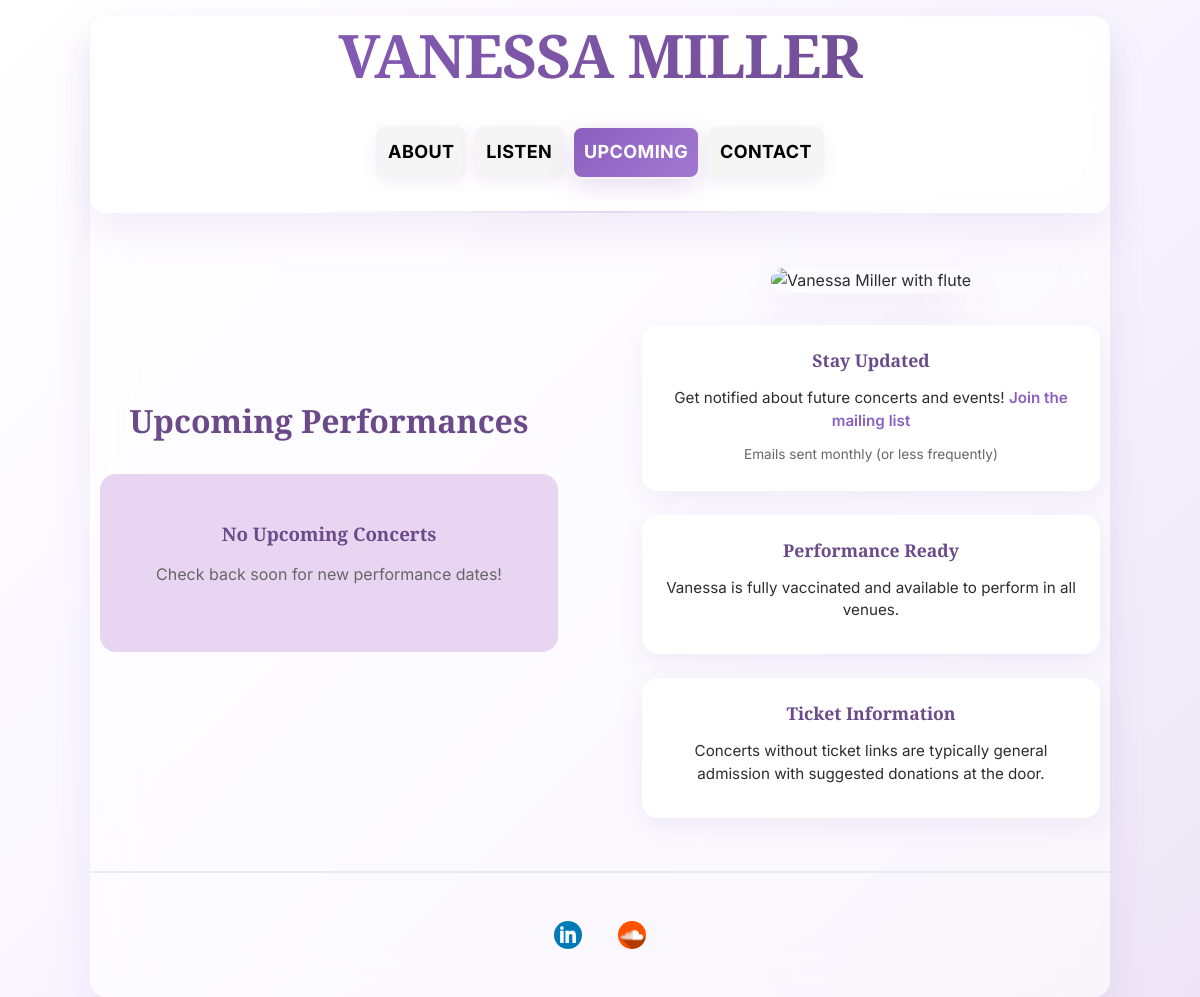
/news, run on an earlier commit of the app's database.
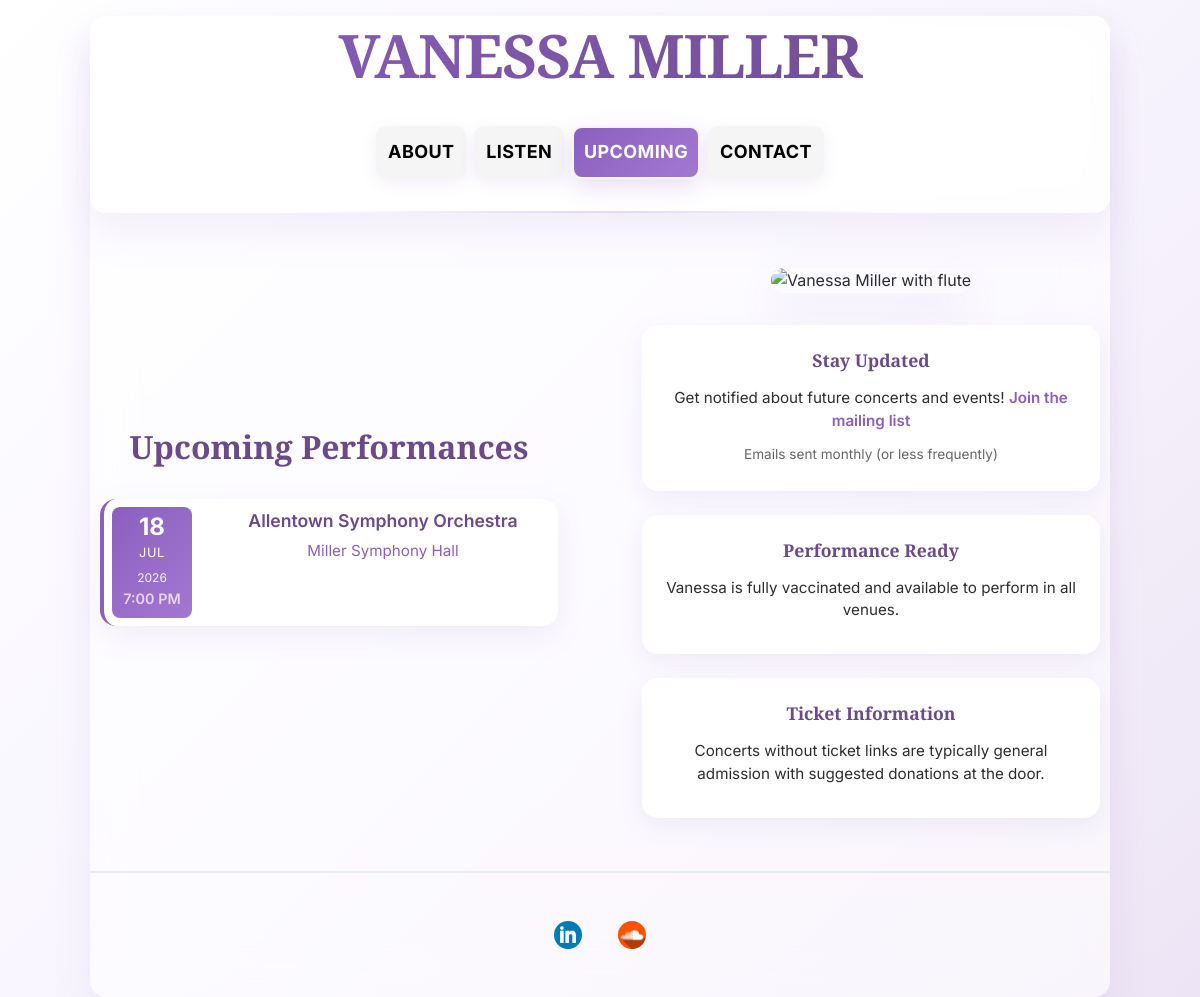
And on a later commit of the database.
### music/models.py (models this page shows)
class Concert(models.Model):
    date = models.DateField(null=False, blank=False)
    time = models.TimeField(null=False, blank=False)
    ensemble = models.ForeignKey("Ensemble", related_name="concerts", on_delete=models.CASCADE)
    venue = models.ForeignKey("Venue", related_name="concerts", on_delete=models.CASCADE)
    ticketLink = models.TextField(null=True, blank=True)
    programNote = models.TextField(null=True, blank=True)

class Ensemble(models.Model):
    name = models.CharField(max_length=255, blank=False, null=False)
    acronym = models.CharField(max_length=255, blank=False, null=False)
    orgLink = models.TextField(null=False, blank=False)

class Venue(models.Model):
    name = models.CharField(max_length=255, blank=False, null=False)
    shortLocation = models.CharField(max_length=255, blank=False, null=False)
    mapLink = models.TextField(null=False, blank=False)

### music/views.py (the view)
# urls.py: path("news", views.music_news, name="music_news"),
def music_news(request):
    context = {
        "breakpoints": settings.IMAGE_BREAKPOINTS,
        "concerts": Concert.objects.filter(date__gte=datetime.today()).order_by("date"),
    }
    return render(request, "music_news.html", context)

### music/templates/music_news.html (shortened to what this page needs)
{% extends "music_base.html" %}
{% load thumbnail %}
{% block page_content %}
<div class="flexContainer newsPage">
    <div class="flexItem newsPageText">
		<h2 class="section-heading-center">Upcoming Performances</h2>
        {% if concerts %}
        <div class="concerts-container">
            {% for c in concerts %}
            <div class="concert-card">
                <div class="concert-date">
                    <div class="date-day">{{ c.date|date:"d" }}</div>
                    <div class="date-month">{{ c.date|date:"M" }}</div>
                    <div class="date-year">{{ c.date|date:"Y" }}</div>
					<div class="concert-time">{{ c.time|date:"g:i A" }}</div>
                </div>
                <div class="concert-details">
                    <div class="concert-ensemble">
                        <a href="{{ c.ensemble.orgLink }}" target="_blank" rel="noopener">
                            {{ c.ensemble.name }}
                        </a>
                    </div>
                    <div class="concert-venue">
                        <a href="{{ c.venue.mapLink }}" target="_blank" rel="noopener">{{ c.venue.name }}</a>
                    </div>
                </div>
            </div>
            {% endfor %}
        </div>
        {% else %}
        <div class="no-concerts-message">
            <h3>No Upcoming Concerts</h3>
            <p>Check back soon for new performance dates!</p>
        </div>
        {% endif %}
    </div>
    <div class="flexItem newsPageImage">
        {% with "music/flute_frontAngled.jpg" as imgPath %}
        <img src="{% thumbnail imgPath '1200' as im %}{{ im.url }}{% endthumbnail %}"
             srcset="
                {% for size in breakpoints %}
                {% thumbnail imgPath size as thumb %}
                {% endthumbnail %}
                {% endfor %}
             "
             class="halfPagePicture"
             alt="Vanessa Miller with flute"
             loading="lazy"/>
        {% endwith %}
		<div class="info-cards">
            <div class="info-card">
                <h3>Stay Updated</h3>
                <p>
                    Get notified about future concerts and events!
                    <a href="http://eepurl.com/iolM3c" target="_blank" rel="noopener" class="signup-link">
                        Join the mailing list
                    </a>
                </p>
                <small>Emails sent monthly (or less frequently)</small>
            </div>
            <div class="info-card">
                <h3>Performance Ready</h3>
                <p>
                    Vanessa is fully vaccinated and available to perform in all venues.
                </p>
            </div>
            <div class="info-card">
                <h3>Ticket Information</h3>
                <p>
                    Concerts without ticket links are typically general admission
                    with suggested donations at the door.
                </p>
            </div>
        </div>
    </div>
</div>
{% endblock %}

### music/templates/music_base.html (shortened to what this page needs)
{% load static %}
<!DOCTYPE html>
<html lang="en">
<head>
    <link rel="stylesheet" type="text/css" href="/static/base.css">
</head>
<body>
<div class="siteContainer">
    {% block top_content %}
    <header class="header">
        <h1>
            <a href="/">
                VANESSA MILLER
            </a>
        </h1>
        <nav class="navBar">
            <span>
                <a class="navItem" href="/about" aria-label="About Vanessa Miller">About</a>
                <a class="navItem" href="/recordings" aria-label="Listen to recordings">Listen</a>
                <a class="navItem" href="/news" aria-label="Upcoming concerts">Upcoming</a>
                <a class="navItem" href="/contact" aria-label="Contact Vanessa Miller">Contact</a>
            </span>
            <hr>
        </nav>
    </header>
    {% endblock %}
    <main>
        {% block page_content %} {% endblock %}
    </main>
    {% block bottom_content %}
    <footer class="bottomSocialMediaIcons">
        <div>
            <a target="_blank" href="https://www.linkedin.com/in/vanessagmiller/"
               aria-label="Vanessa Miller on LinkedIn" rel="noopener">
                <img class="icon" alt="LinkedIn" src="/static/icons/linkedin.png"
                     width="25" height="25" loading="lazy">
            </a>
            <a target="_blank" href="https://soundcloud.com/vmillermusic"
               aria-label="Vanessa Miller on SoundCloud" rel="noopener">
                <img class="icon" alt="SoundCloud" src="/static/icons/soundcloud.png"
                     width="25" height="25" loading="lazy">
            </a>
        </div>
    </footer>
    {% endblock %}
</div>
</body>
</html>

What changed in the data, as far as the page shows it:
added Concert: date "18", date "JUL", date "2026", time "7:00 PM", ensemble.name "Allentown Symphony Orchestra", venue.name "Miller Symphony Hall"
Also different on the page:
text no longer shown: "No Upcoming Concerts Check back soon for new performance dates!"
